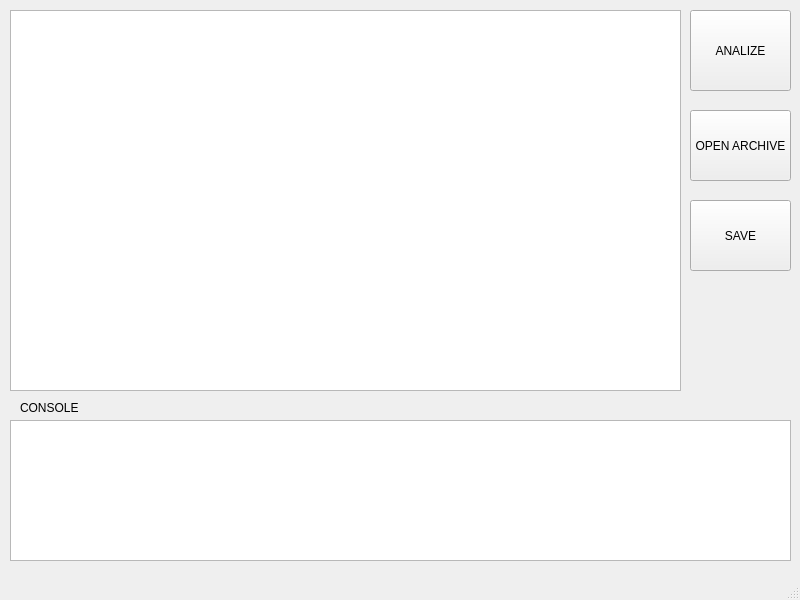
<?xml version="1.0" encoding="UTF-8"?>
<ui version="4.0">
 <class>MainWindow</class>
 <widget class="QMainWindow" name="MainWindow">
  <property name="geometry">
   <rect>
    <x>0</x>
    <y>0</y>
    <width>800</width>
    <height>600</height>
   </rect>
  </property>
  <property name="windowTitle">
   <string>MainWindow</string>
  </property>
  <widget class="QWidget" name="centralwidget">
   <widget class="QTextEdit" name="editor">
    <property name="geometry">
     <rect>
      <x>10</x>
      <y>10</y>
      <width>671</width>
      <height>381</height>
     </rect>
    </property>
   </widget>
   <widget class="QPushButton" name="an">
    <property name="geometry">
     <rect>
      <x>690</x>
      <y>10</y>
      <width>101</width>
      <height>81</height>
     </rect>
    </property>
    <property name="text">
     <string>ANALIZE</string>
    </property>
   </widget>
   <widget class="QTextEdit" name="consola">
    <property name="geometry">
     <rect>
      <x>10</x>
      <y>420</y>
      <width>781</width>
      <height>141</height>
     </rect>
    </property>
    <property name="readOnly">
     <bool>true</bool>
    </property>
   </widget>
   <widget class="QLabel" name="label">
    <property name="geometry">
     <rect>
      <x>20</x>
      <y>400</y>
      <width>131</width>
      <height>16</height>
     </rect>
    </property>
    <property name="text">
     <string>CONSOLE</string>
    </property>
   </widget>
   <widget class="QPushButton" name="open">
    <property name="geometry">
     <rect>
      <x>690</x>
      <y>110</y>
      <width>101</width>
      <height>71</height>
     </rect>
    </property>
    <property name="text">
     <string>OPEN ARCHIVE</string>
    </property>
   </widget>
   <widget class="QPushButton" name="save">
    <property name="geometry">
     <rect>
      <x>690</x>
      <y>200</y>
      <width>101</width>
      <height>71</height>
     </rect>
    </property>
    <property name="text">
     <string>SAVE</string>
    </property>
   </widget>
  </widget>
  <widget class="QMenuBar" name="menubar">
   <property name="geometry">
    <rect>
     <x>0</x>
     <y>0</y>
     <width>800</width>
     <height>25</height>
    </rect>
   </property>
  </widget>
  <widget class="QStatusBar" name="statusbar"/>
 </widget>
 <resources/>
 <connections/>
</ui>
